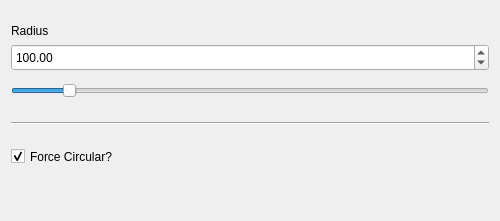
        <widget class="QWidget" name="scale_Page">
         <property name="geometry">
          <rect>
           <x>0</x>
           <y>0</y>
           <width>500</width>
           <height>221</height>
          </rect>
         </property>
         <attribute name="label">
          <string>Scale</string>
         </attribute>
         <layout class="QGridLayout" name="gridLayout_11">
          <item row="0" column="0">
           <layout class="QVBoxLayout" name="verticalLayout_3">
            <item>
             <widget class="QLabel" name="radius_Label">
              <property name="sizePolicy">
               <sizepolicy hsizetype="MinimumExpanding" vsizetype="MinimumExpanding">
                <horstretch>0</horstretch>
                <verstretch>0</verstretch>
               </sizepolicy>
              </property>
              <property name="text">
               <string>Radius</string>
              </property>
              <property name="alignment">
               <set>Qt::AlignBottom|Qt::AlignLeading|Qt::AlignLeft</set>
              </property>
             </widget>
            </item>
            <item>
             <widget class="QDoubleSpinBox" name="spin_Box_Radius">
              <property name="sizePolicy">
               <sizepolicy hsizetype="MinimumExpanding" vsizetype="MinimumExpanding">
                <horstretch>0</horstretch>
                <verstretch>0</verstretch>
               </sizepolicy>
              </property>
              <property name="toolTip">
               <string>Selecter for Radius of Sphere</string>
              </property>
              <property name="minimum">
               <double>50.000000000000000</double>
              </property>
              <property name="maximum">
               <double>500.000000000000000</double>
              </property>
              <property name="value">
               <double>100.000000000000000</double>
              </property>
             </widget>
            </item>
            <item>
             <widget class="QSlider" name="horizontal_Slider_Radius">
              <property name="sizePolicy">
               <sizepolicy hsizetype="MinimumExpanding" vsizetype="MinimumExpanding">
                <horstretch>0</horstretch>
                <verstretch>0</verstretch>
               </sizepolicy>
              </property>
              <property name="minimum">
               <number>50</number>
              </property>
              <property name="maximum">
               <number>500</number>
              </property>
              <property name="value">
               <number>100</number>
              </property>
              <property name="orientation">
               <enum>Qt::Horizontal</enum>
              </property>
             </widget>
            </item>
            <item>
             <widget class="Line" name="line">
              <property name="sizePolicy">
               <sizepolicy hsizetype="MinimumExpanding" vsizetype="MinimumExpanding">
                <horstretch>0</horstretch>
                <verstretch>0</verstretch>
               </sizepolicy>
              </property>
              <property name="orientation">
               <enum>Qt::Horizontal</enum>
              </property>
             </widget>
            </item>
            <item>
             <widget class="QCheckBox" name="check_Box_Spherical">
              <property name="sizePolicy">
               <sizepolicy hsizetype="MinimumExpanding" vsizetype="MinimumExpanding">
                <horstretch>0</horstretch>
                <verstretch>0</verstretch>
               </sizepolicy>
              </property>
              <property name="text">
               <string>Force Circular?</string>
              </property>
              <property name="checked">
               <bool>true</bool>
              </property>
             </widget>
            </item>
            <item>
             <spacer name="verticalSpacer_2">
              <property name="sizePolicy">
               <sizepolicy hsizetype="MinimumExpanding" vsizetype="MinimumExpanding">
                <horstretch>0</horstretch>
                <verstretch>0</verstretch>
               </sizepolicy>
              </property>
              <property name="orientation">
               <enum>Qt::Vertical</enum>
              </property>
              <property name="sizeHint" stdset="0">
               <size>
                <width>20</width>
                <height>40</height>
               </size>
              </property>
             </spacer>
            </item>
           </layout>
          </item>
         </layout>
        </widget>
